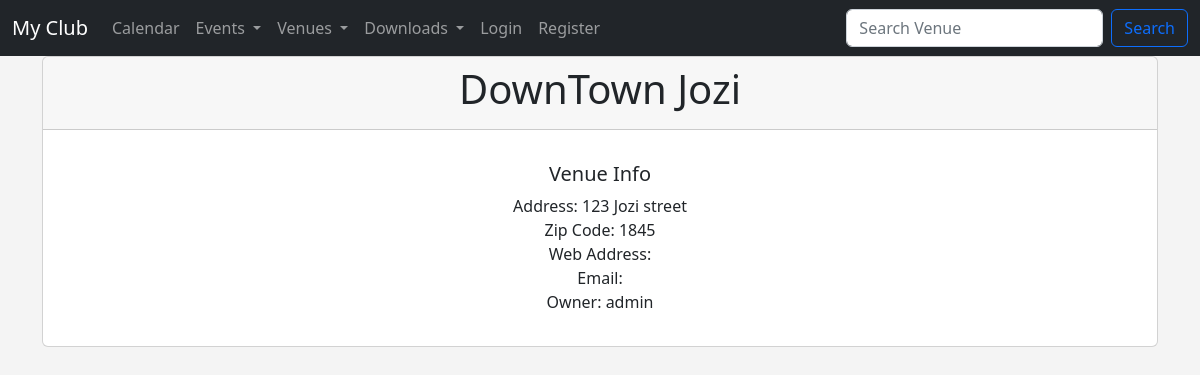
Screenshot of /show_venue/4 with the database file from the repository.
### events/models.py (models this page shows)
class Venue(models.Model):
	name = models.CharField('Venue Name', max_length=200)
	address =models.CharField(max_length=200)
	zip_code = models.CharField('Zip Code', max_length=200)
	phone = models.CharField('Contact Number', max_length=50, blank=True)
	web = models.URLField('Website Address', blank=True)
	email_address = models.EmailField("Email Address", blank=True)
	owner = models.IntegerField("Owner", blank=False, default=1)
	venue_image = models.ImageField(null=True, blank=True, upload_to="image/")
	def __str__(self):
 		return self.name

### events/views.py (the view)
# urls.py: path('show_venue/<venue_id>', views.show_venue, name='show-venue'),
def show_venue(request, venue_id):
	venue = Venue.objects.get(pk = venue_id) #get data for specific id(primary key)
	venue_owner = User.objects.get(pk=venue.owner)
	return render(request, 'events/show_venue.html', {'venue': venue, 'venue_owner': venue_owner})

### events/templates/events/show_venue.html (shortened to what this page needs)
{% extends 'events/base.html' %}
{% block content %}
	<center>
		<div class="card">
		  <div class="card-header">
		    <h1>{{venue}}</h1>
		  </div>
		  <div class="card-body">
		    <p class="card-text">
		    	<h5>Venue Info</h5>
				<ul class="list-group list-group-numbered">
					<li>Address: {{venue.address}}</li>
					<li>Zip Code: {{venue.zip_code}}</li>
					<li>Web Address: <a href="">{{venue.web}}</a></li>
					<li>Email: {{venue.email_address}}</li>
					<li>Owner: {{ venue_owner}}</li>
				</ul>
		    </p>
		  </div>
		</div>
	</center>
{% endblock %}

### events/templates/events/base.html (style rules this page uses)
body { background: #f4f4f4; }

### rows the page displays
Venue: name "DownTown Jozi", address "123 Jozi street", zip_code "1845"

### other values shown
{{ venue_owner }} "admin"
